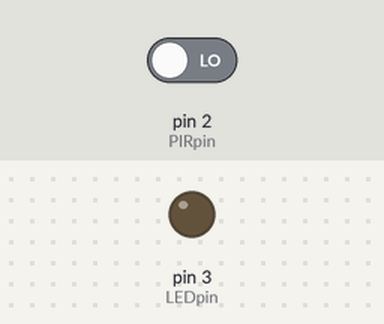
A sketch run on a simulated Arduino Uno, built with avr-gcc and run on an emulated ATmega328P. Shown: output pins drawn as LEDs (lit = HIGH). Inputs (shaded band) come from the test bench; at power-on: pin 2 (PIRpin) LOW.

Above: at 1.2 s.
1.3 s: pin 2 (PIRpin) driven HIGH
At 2.1 s:
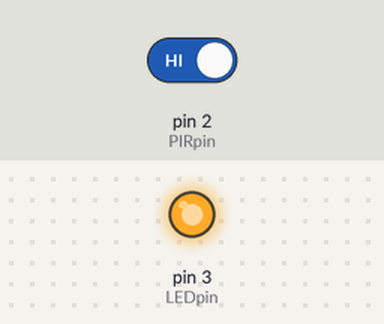
2.8 s: pin 2 (PIRpin) driven LOW
At 3.2 s:
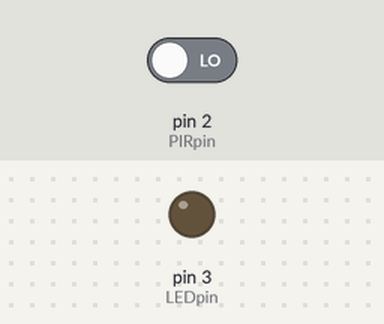
Timing chart, 0 to 5.8 s (numbered marks = the images above; inputs shaded):
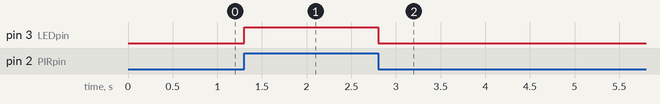

Measured:
- after the input at 1.3 s, pin 3 (LEDpin): LOW → HIGH at once
- after the input at 2.8 s, pin 3 (LEDpin): HIGH → LOW at once

The sketch:

CH_29_08.ino
```cpp
int PIRpin = 2, LEDpin = 3;
boolean stateLED = false;

void setup() {
  pinMode(PIRpin, INPUT);
  pinMode(LEDpin, OUTPUT);

  digitalWrite(LEDpin, stateLED);

  // 2번 핀의 입력이 변할 때(CHANGE) 자동으로 ISR(turnOnOffLED)가 호출된다.
  attachInterrupt(digitalPinToInterrupt(PIRpin), turnOnOffLED, CHANGE);
}

void turnOnOffLED() {
  stateLED = !stateLED;     // LED 상태 반전
  digitalWrite(LEDpin, stateLED);   // LED 상태 출력
}

void loop() {
  // loop 함수는 비어있다.
}
```
